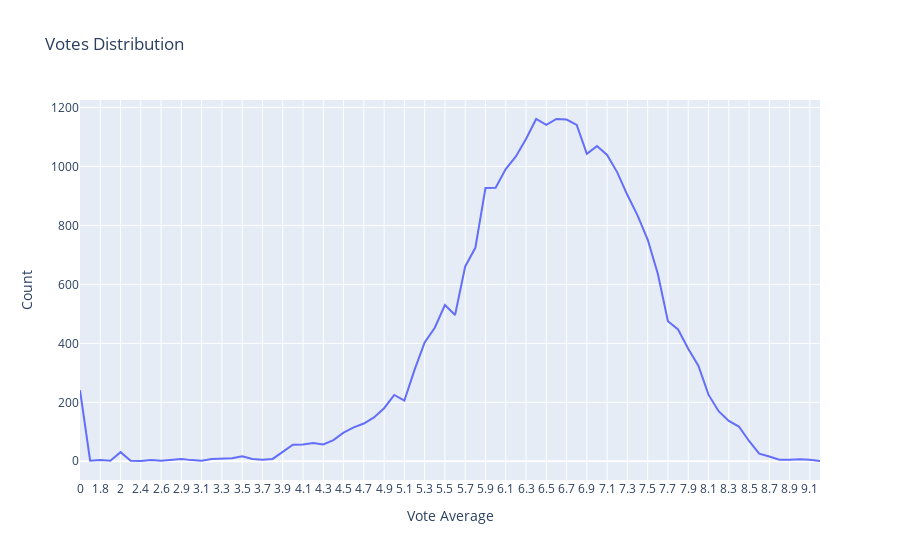

Write notebook code for a chart like this one.
### Code cell
vote_average_counts = df['Vote_Average'].value_counts().sort_index()
fig = px.line(
    x=vote_average_counts.index,  # Unique Vote_Average values (x-axis)
    y=vote_average_counts.values,  # Their counts (y-axis)
    title='Votes Distribution',
    labels={'x': 'Vote Average', 'y': 'Count'},  # Axis labels
)

# Show the figure
fig.show()

### Figure 1 — Plotly figure (JSON) as saved in the notebook; plotly's stock layout.template omitted (floating-point values rounded to 4 significant figures)
{"data": [{"hovertemplate": "Vote Average=%{x}<br>Count=%{y}<extra></extra>", "legendgroup": "", "line": {"color": "#636efa", "dash": "solid"}, "marker": {"symbol": "circle"}, "mode": "lines", "name": "", "orientation": "v", "showlegend": false, "type": "scatter", "x": ["0", "1.5", "1.8", "10", "2", "2.2", "2.4", "2.5", "2.6", "2.8", "2.9", "3", "3.1", "3.2", "3.3", "3.4", "3.5", "3.6", "3.7", "3.8", "3.9", "4", "4.1", "4.2", "4.3", "4.4", "4.5", "4.6", "4.7", "4.8", "4.9", "5", "5.1", "5.2", "5.3", "5.4", "5.5", "5.6", "5.7", "5.8", "5.9", "6", "6.1", "6.2", "6.3", "6.4", "6.5", "6.6", "6.7", "6.8", "6.9", "7", "7.1", "7.2", "7.3", "7.4", "7.5", "7.6", "7.7", "7.8", "7.9", "8", "8.1", "8.2", "8.3", "8.4", "8.5", "8.6", "8.7", "8.8", "8.9", "9", "9.1", "9.2"], "xaxis": "x", "y": [241, 2, 4, 2, 31, 2, 1, 4, 2, 6, 8, 4, 2, 8, 9, 10, 17, 8, 5, 8, 32, 56, 57, 62, 57, 72, 97, 115, 128, 149, 180, 225, 206, 310, 403, 453, 530, 496, 661, 724, 927, 928, 991, 1034, 1093, 1161, 1141, 1161, 1159, 1141, 1043, 1069, 1039, 980, 903, 834, 752, 636, 475, 447, 382, 324, 226, 170, 137, 118, 69, 26, 16, 5, 5, 7, 5, 1], "yaxis": "y"}], "layout": {"autosize": true, "legend": {"tracegroupgap": 0}, "title": {"text": "Votes Distribution"}, "xaxis": {"anchor": "y", "autorange": true, "domain": [0, 1], "range": [0, 73], "title": {"text": "Vote Average"}, "type": "category"}, "yaxis": {"anchor": "x", "autorange": true, "domain": [0, 1], "range": [-63.44, 1225.0], "title": {"text": "Count"}, "type": "linear"}}}
